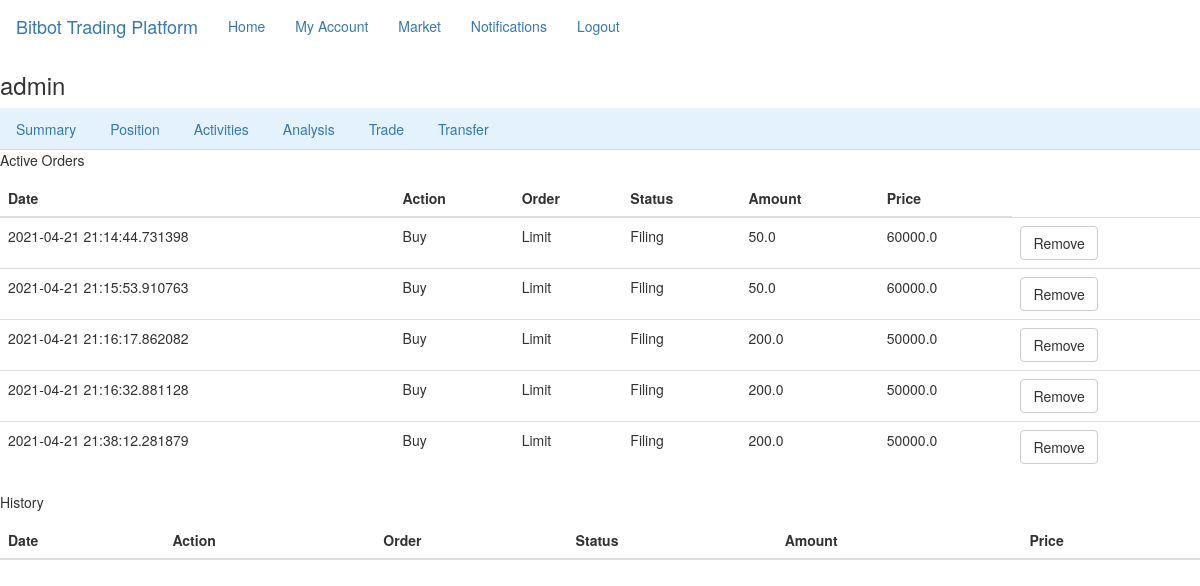
Page /user/admin/history (signed in) on the committed database.
### flaskr/models.py (models this page shows, shortened)
class User(UserMixin, db.Model):
    id = db.Column(db.Integer, primary_key=True)
    username = db.Column(db.String(64), index=True, unique=True)
    email = db.Column(db.String(120), index=True, unique=True)
    phone = db.Column(db.String(120), index=True, unique=True)
    password_hash = db.Column(db.String(128))
    about_me = db.Column(db.String(140))
    last_seen = db.Column(db.DateTime, default=datetime.utcnow)
    address = db.Column(db.String(128))

class Transaction(UserMixin, db.Model):
    id = db.Column(db.Integer, primary_key=True)
    date = db.Column(db.DateTime, default=datetime.utcnow)
    action = db.Column(db.String(16))
    order = db.Column(db.String(16))
    status = db.Column(db.String(16))
    amount = db.Column(db.Float)
    price = db.Column(db.Float)
    user_id = db.Column(db.Integer, db.ForeignKey('user.id'),
        nullable=False)
    user = db.relationship('User',
        backref=db.backref('transactions',lazy=True))

### flaskr/routes.py (the view)
@app.route('/user/<username>/history', methods=['GET','POST'])
@login_required
def history(username):
    user = User.query.filter_by(username=username).first_or_404()
    data = user.transactions
    return render_template('history.html',data=data)

### flaskr/models.py (called while the page is built)
@login_manager.user_loader
def load_user(id):
    return User.query.get(int(id))

### flaskr/routes.py (called while the page is built)
@app.before_request
def before_request():
    if current_user.is_authenticated:
        current_user.last_seen = datetime.utcnow()
        db.session.commit()

### flaskr/templates/history.html (shortened to what this page needs)
{% extends "base_user.html" %}
{% block content %}
    <p>Active Orders</p>
    <table class="table">
        <thead>
          <tr>
            <th>Date</th>
            <th>Action</th>
            <th>Order</th>
            <th>Status</th>
            <th>Amount</th>
            <th>Price</th>
          </tr>
        </thead>
        <tbody>
          {% for row in data %}
            {% if row.status == "Filing" %}
            <tr>
                <td>{{row.date}}</td>
                <td>{{row.action}}</td>
                <td>{{row.order}}</td>
                <td>{{row.status}}</td>
                <td>{{row.amount}}</td>
                <td>{{row.price}}</td>
                <td>
                <form>
                  <a href="#" id=test><button class='btn btn-default'>Remove</button></a>
                </form>
                </td>
            </tr>
            {% endif %}
        {% endfor %}
        </tbody>
    </table><p>History</p>
    <table class="table">
        <thead>
          <tr>
            <th>Date</th>
            <th>Action</th>
            <th>Order</th>
            <th>Status</th>
            <th>Amount</th>
            <th>Price</th>
          </tr>
        </thead>
    </table>
{% endblock %}

### flaskr/templates/base_user.html (shortened to what this page needs)
{% extends 'bootstrap/base.html' %}
{% block navbar %}
    <nav class="navbar navbar-expand-lg navbar-light bg-light">
        <div class="container-fluid">
            <a class="navbar-brand" href="{{ url_for('index') }}">Bitbot Trading Platform</a>
            <ul class="nav navbar-nav">
                <li><a href="{{ url_for('index') }}">Home</a></li>
                {% if current_user.is_anonymous %}
                <li><a href="{{ url_for('login') }}">Login</a></li>
                {% else %}
                <li><a href="{{ url_for('user', username=current_user.username) }}">My Account</a></li>
                <li><a href="#">Market</a></li>
                <li><a href="#">Notifications</a></li>
                <li><a href="{{ url_for('logout') }}">Logout</a></li>
                {% endif %}
            </ul>
        </div>
    </nav>
    <h3>{{ current_user.username }}</h3>
    <ul class="nav nav-tabs" style="background-color: #e3f2fd;">
      <li class="nav-item">
        <a class="nav-link active" aria-current="#" href="{{url_for('summary',username=current_user.username)}}">Summary</a>
      </li>
      <li class="nav-item">
        <a class="nav-link" href="{{url_for('position',username=current_user.username)}}">Position</a>
      </li>
      <li class="nav-item">
        <a class="nav-link" href="{{url_for('history',username=current_user.username)}}">Activities</a>
      </li>
      <li class="nav-item">
          <a class="nav-link" href="{{url_for('analysis',username=current_user.username)}}">Analysis</a>
      </li>
      <li class="nav-item">
          <a class="nav-link" href="{{url_for('trade',username=current_user.username)}}">Trade</a>
      </li>
      <li class="nav-item">
        <a class="nav-link" href="{{url_for('transfer',username=current_user.username)}}">Transfer</a>
      </li>
    </ul>
{% endblock %}

### rows in the picture
User: username "admin"
Transaction: date "2021-04-21 21:14:44.731398", action "Buy", order "Limit", status "Filing", amount "50.0", price "60000.0"
Transaction: date "2021-04-21 21:15:53.910763", action "Buy", order "Limit", status "Filing", amount "50.0", price "60000.0"
Transaction: date "2021-04-21 21:16:17.862082", action "Buy", order "Limit", status "Filing", amount "200.0", price "50000.0"
Transaction: date "2021-04-21 21:16:32.881128", action "Buy", order "Limit", status "Filing", amount "200.0", price "50000.0"
Transaction: date "2021-04-21 21:38:12.281879", action "Buy", order "Limit", status "Filing", amount "200.0", price "50000.0"
